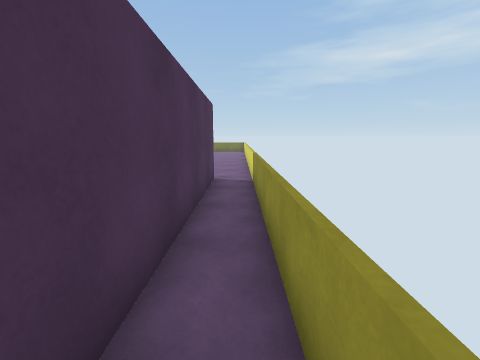
view 1 (above)

16 first-person views from a walk through a 3-D level made in the Unity game engine. The camera is 1.5 m above the floor, tilts 10° down and sees 90° across. The floor is counted in squares, 1 m on a side. Each view is taken from the middle of a square. On the plan, view 1 faces up. The plan holds only what a view shows up to about 13 squares ahead; the rest is blank. The player is left out. Surface patterns are stand-ins for the level's own textures.

view 2
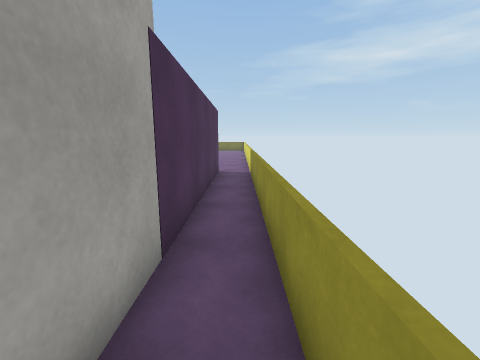

view 3
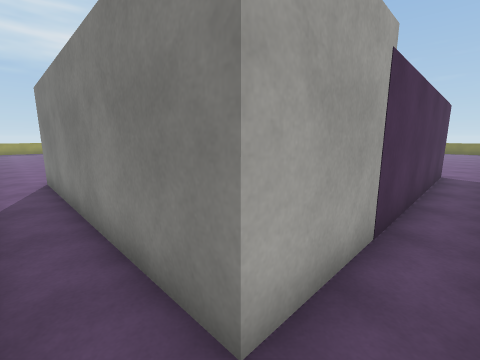

view 4
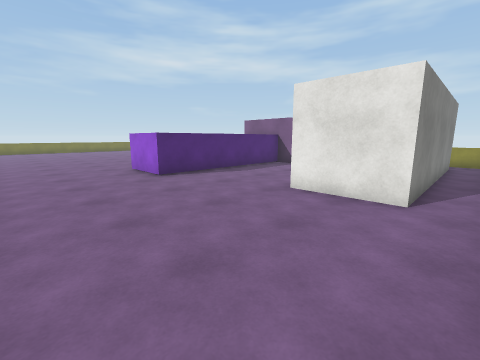

view 5
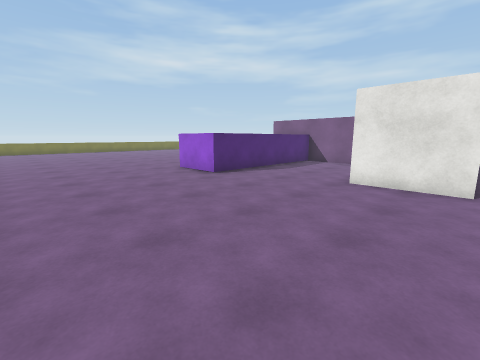

view 6
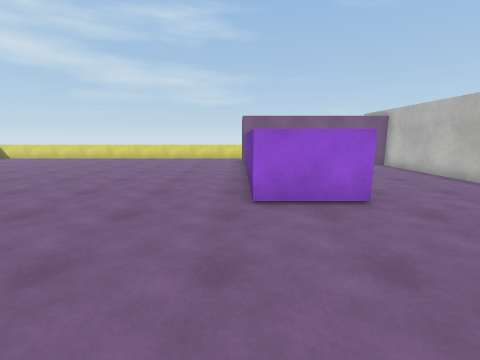

view 7
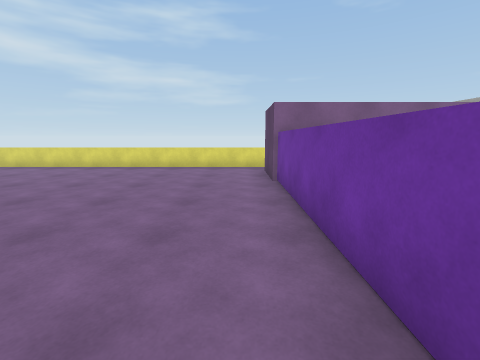

view 8
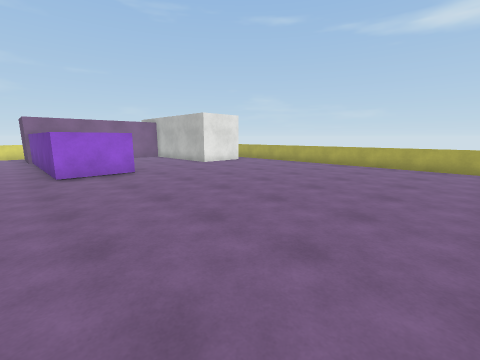

view 9
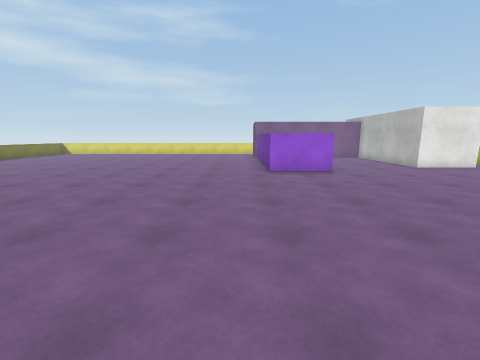

view 10
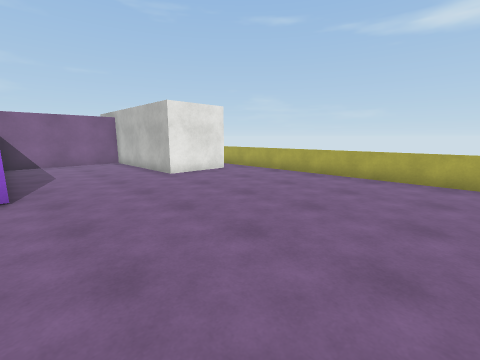

view 11
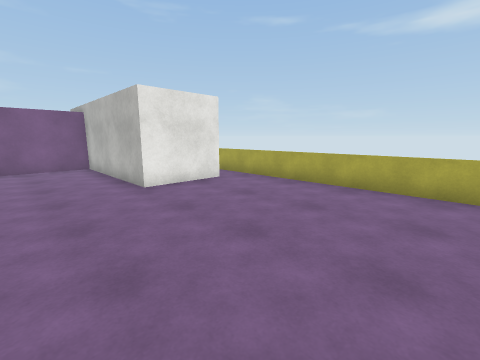

view 12
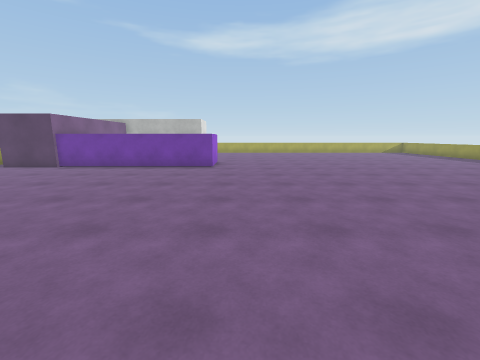

view 13
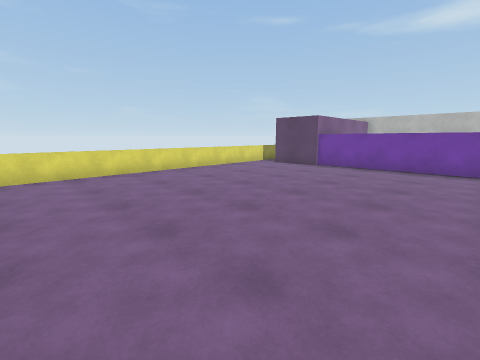

view 14
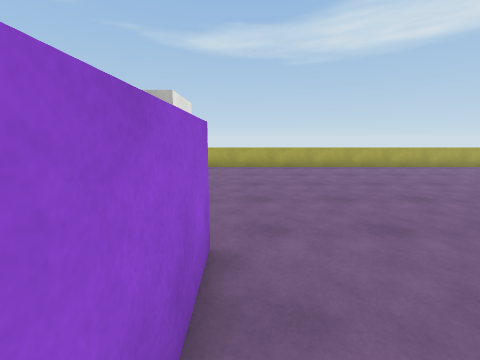

view 15
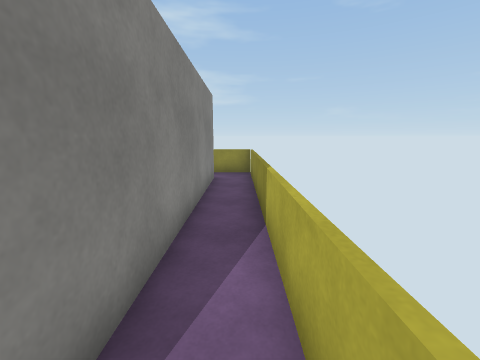

view 16
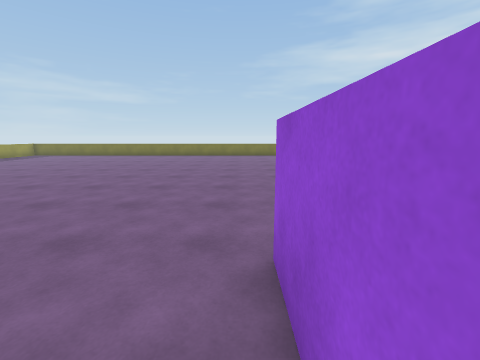

### Floor plan
Points are (right, up) in squares from view 1. A wall is a line through its corners. A room is listed if a view was taken in it or the views show most of it. See-through windows are left out.
Room 1 (views 1, 2, 3)
walls: (-1, 8.9) (-1, -2)
low walls: (0.5, -3.5) (0.5, 9.4)
ways out: opening at (-1, -3) to room 2; opening at (0, 10) to room 2
Room 2 (views 4, 5, 6, 7, 8, 9, 10, 11, 12, 13, 14, 15, 16)
walls: (-6.2, 6) (-11.6, 6) (-11.6, 8.7) (-3.6, 8.7); (-3.8, 8.9) (-1, 8.9); (-1, -2) (-9.8, -2) (-9.8, 1) (-3.7, 1) (-3.7, 6)
low walls: (0.5, 9.4) (0.5, 22.4); (-24.4, -3.5) (-0.2, -3.5)
ways out: opening at (-1, -3) to room 1; opening at (0, 10) to room 1

Where each view was taken, in squares from view 1:
view 1: 0 up, 0 right, facing up
view 2: 2 down, 0 right, facing up
view 3: 3 down, 0 right, facing up-left
view 4: 3 down, 16 left, facing up-right
view 5: 2 down, 18 left, facing up-right
view 6: 9 up, 17 left, facing right
view 7: 10 up, 12 left, facing right
view 8: 10 up, 22 left, facing down-right
view 9: 10 up, 22 left, facing right
view 10: 6 up, 19 left, facing down-right
view 11: 4 up, 17 left, facing down-right
view 12: 21 up, 13 left, facing down
view 13: 21 up, 10 left, facing down-right
view 14: 9 up, 12 left, facing down
view 15: 3 down, 10 left, facing right
view 16: 6 up, 12 left, facing up
